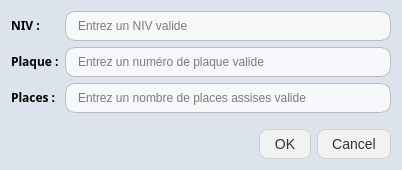
<?xml version="1.0" encoding="UTF-8"?>
<ui version="4.0">
 <class>dialogueAjoutVehiculePromenade</class>
 <widget class="QDialog" name="dialogueAjoutVehiculePromenade">
  <property name="geometry">
   <rect>
    <x>0</x>
    <y>0</y>
    <width>402</width>
    <height>170</height>
   </rect>
  </property>
  <property name="windowTitle">
   <string>Ajouter un véhicule de promenade</string>
  </property>
  <property name="styleSheet">
   <string notr="true">QDialog {
	background-color: #dce3ec;
}</string>
  </property>
  <layout class="QVBoxLayout" name="verticalLayout">
   <item>
    <layout class="QFormLayout" name="formLayout">
     <item row="0" column="0">
      <widget class="QLabel" name="nivLabel">
       <property name="font">
        <font>
         <family>Ubuntu Sans Mono</family>
         <weight>75</weight>
         <bold>true</bold>
        </font>
       </property>
       <property name="text">
        <string>NIV :</string>
       </property>
      </widget>
     </item>
     <item row="1" column="0">
      <widget class="QLabel" name="plaqueLabel">
       <property name="font">
        <font>
         <family>Ubuntu Sans Mono</family>
         <weight>75</weight>
         <bold>true</bold>
        </font>
       </property>
       <property name="text">
        <string>Plaque :</string>
       </property>
      </widget>
     </item>
     <item row="2" column="0">
      <widget class="QLabel" name="placesLabel">
       <property name="font">
        <font>
         <family>Ubuntu Sans Mono</family>
         <weight>75</weight>
         <bold>true</bold>
        </font>
       </property>
       <property name="text">
        <string>Places :</string>
       </property>
      </widget>
     </item>
     <item row="0" column="1">
      <widget class="QLineEdit" name="nivLineEdit">
       <property name="styleSheet">
        <string notr="true">QLineEdit {
    background-color: #f6f8fa;
    border: 1px solid #BBBBBB;
    border-radius: 10px;
    padding: 6px 10px;
}</string>
       </property>
       <property name="placeholderText">
        <string>Entrez un NIV valide</string>
       </property>
      </widget>
     </item>
     <item row="1" column="1">
      <widget class="QLineEdit" name="plaqueLineEdit">
       <property name="styleSheet">
        <string notr="true">QLineEdit {
    background-color: #f6f8fa;
    border: 1px solid #BBBBBB;
    border-radius: 10px;
    padding: 6px 10px;
}</string>
       </property>
       <property name="placeholderText">
        <string>Entrez un numéro de plaque valide</string>
       </property>
      </widget>
     </item>
     <item row="2" column="1">
      <widget class="QLineEdit" name="placesLineEdit">
       <property name="styleSheet">
        <string notr="true">QLineEdit {
    background-color: #f6f8fa;
    border: 1px solid #BBBBBB;
    border-radius: 10px;
    padding: 6px 10px;
}</string>
       </property>
       <property name="placeholderText">
        <string>Entrez un nombre de places assises valide</string>
       </property>
      </widget>
     </item>
    </layout>
   </item>
   <item>
    <widget class="QDialogButtonBox" name="buttonBox">
     <property name="styleSheet">
      <string notr="true">QPushButton {
    background-color: #F2F2F2;   /* Blanc-gris */
    color: #333333;
    border-radius: 8px;
    padding: 6px 14px;
    border: 1px solid #D0D0D0;
    font-size: 14px;
}

QPushButton:hover {
    background-color: #E6E6E6;   /* Gris un peu plus foncé */
}

QPushButton:pressed {
    background-color: #D9D9D9;   /* Encore un peu plus foncé */
}

QPushButton:disabled {
    background-color: #E0E0E0;
    color: #A0A0A0;
    border: 1px solid #C8C8C8;
}
</string>
     </property>
     <property name="orientation">
      <enum>Qt::Horizontal</enum>
     </property>
     <property name="standardButtons">
      <set>QDialogButtonBox::Cancel|QDialogButtonBox::Ok</set>
     </property>
    </widget>
   </item>
  </layout>
 </widget>
 <resources/>
 <connections>
  <connection>
   <sender>buttonBox</sender>
   <signal>accepted()</signal>
   <receiver>dialogueAjoutVehiculePromenade</receiver>
   <slot>accept()</slot>
   <hints>
    <hint type="sourcelabel">
     <x>248</x>
     <y>254</y>
    </hint>
    <hint type="destinationlabel">
     <x>157</x>
     <y>274</y>
    </hint>
   </hints>
  </connection>
  <connection>
   <sender>buttonBox</sender>
   <signal>rejected()</signal>
   <receiver>dialogueAjoutVehiculePromenade</receiver>
   <slot>reject()</slot>
   <hints>
    <hint type="sourcelabel">
     <x>316</x>
     <y>260</y>
    </hint>
    <hint type="destinationlabel">
     <x>286</x>
     <y>274</y>
    </hint>
   </hints>
  </connection>
  <connection>
   <sender>nivLineEdit</sender>
   <signal>textChanged(QString)</signal>
   <receiver>dialogueAjoutVehiculePromenade</receiver>
   <slot>mettreAJourBoutonOk()</slot>
   <hints>
    <hint type="sourcelabel">
     <x>233</x>
     <y>25</y>
    </hint>
    <hint type="destinationlabel">
     <x>200</x>
     <y>84</y>
    </hint>
   </hints>
  </connection>
  <connection>
   <sender>plaqueLineEdit</sender>
   <signal>textChanged(QString)</signal>
   <receiver>dialogueAjoutVehiculePromenade</receiver>
   <slot>mettreAJourBoutonOk()</slot>
   <hints>
    <hint type="sourcelabel">
     <x>233</x>
     <y>63</y>
    </hint>
    <hint type="destinationlabel">
     <x>200</x>
     <y>84</y>
    </hint>
   </hints>
  </connection>
  <connection>
   <sender>placesLineEdit</sender>
   <signal>textChanged(QString)</signal>
   <receiver>dialogueAjoutVehiculePromenade</receiver>
   <slot>mettreAJourBoutonOk()</slot>
   <hints>
    <hint type="sourcelabel">
     <x>233</x>
     <y>101</y>
    </hint>
    <hint type="destinationlabel">
     <x>200</x>
     <y>84</y>
    </hint>
   </hints>
  </connection>
 </connections>
 <slots>
  <slot>mettreAJourBoutonOk()</slot>
 </slots>
</ui>
